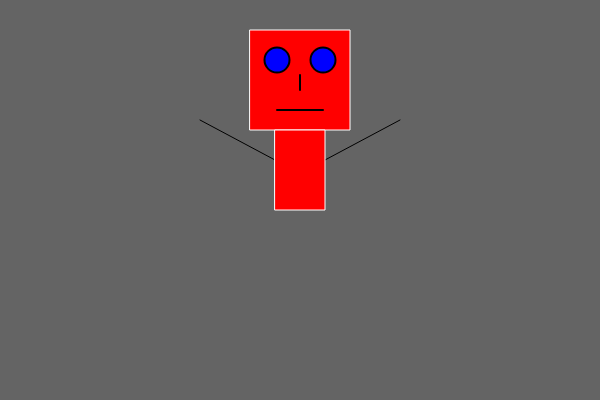
Frame 1 (no input)
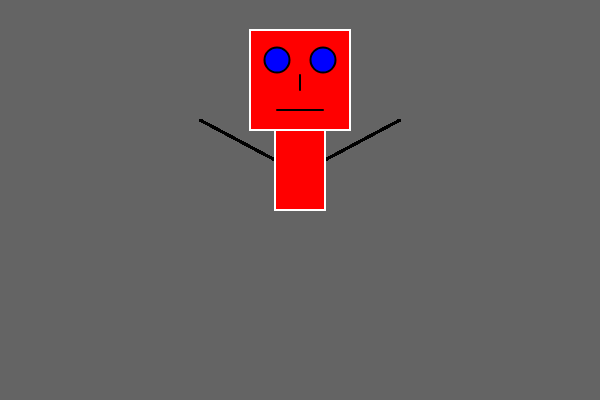
Frame 60 (no input)
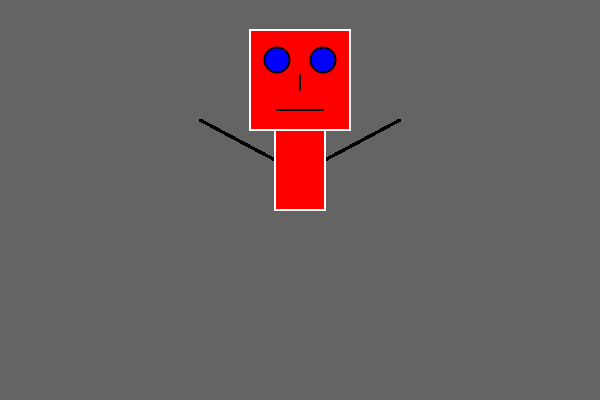
Frame 120 (the mouse pressed at the canvas centre since frame 60)

The p5.js sketch that drew these frames (run headless with seeded random() and noise() and a simulated clock; from frame 60 on, the mouse is pressed at the canvas centre):

// p5.js sketch
// ── sketch.js
function setup(){
    createCanvas(600,400);
    background(100,100,100);
}

function draw(){
    
    line(200,120,275,160);
    line(400,120,325,160);
    
    stroke(255,255,255);
    fill(255,0,0);
    rect(250,30,100,100);
    rect(275,130,50,80);
    
    strokeWeight(2);
    fill(0,0,255);
    stroke(0,0,0);
    line(300,75,300,90);
    ellipse(277,60,25,25);
    ellipse(323,60,25,25);
    line(277,110,323,110);


}

//draw mo 2 ellipses
//draw me 2 rectangles
//draw me 4 lines (1 with a positive slope, 1 with a negative slope)
//1 with a slope of 0, and 1 with a slope of undefined.
